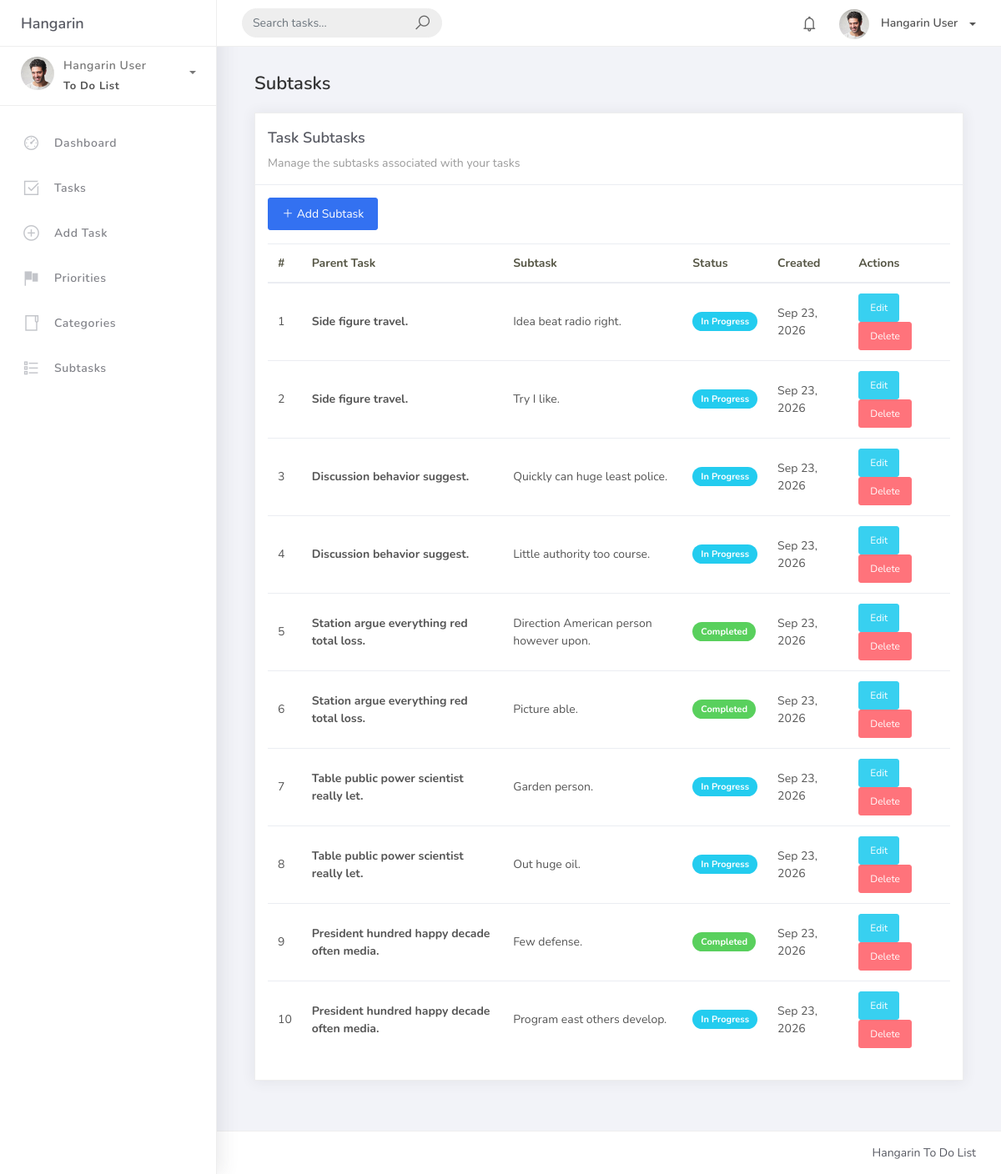
Screenshot of /subtasks/ with the database file from the repository.
### hangarin/models.py (models this page shows, shortened)
class BaseModel(models.Model):
    created_at = models.DateTimeField(auto_now_add=True, db_index=True)
    updated_at = models.DateTimeField(auto_now=True)
    class Meta:
        abstract = True

class SubTask(BaseModel):
    parent_task = models.ForeignKey(
        Task,
        on_delete=models.CASCADE
    )
    title = models.CharField(max_length=250)
    status = models.CharField(
        max_length=50,
        choices=[
            ("Pending", "Pending"),
            ("In Progress", "In Progress"),
            ("Completed", "Completed"),
        ],
        default="Pending"
    )

class Task(BaseModel):
    title = models.CharField(max_length=250)
    description = models.CharField(max_length=500)
    deadline = models.DateTimeField()
    status = models.CharField(
        max_length=50,
        choices=[
            ("Pending", "Pending"),
            ("In Progress", "In Progress"),
            ("Completed", "Completed"),
        ],
        default="Pending"
    )
    category = models.ForeignKey(
        Category,
        on_delete=models.CASCADE
    )
    priority = models.ForeignKey(
        Priority,
        on_delete=models.CASCADE
    )

### hangarin/views.py (the view)
class SubTaskList(ListView):
    model = SubTask
    template_name = "subtask_list.html"
    context_object_name = "subtasks"
    paginate_by = 10
    def get_queryset(self):
        queryset = SubTask.objects.select_related(
            "parent_task"
        ).order_by("-created_at")
        search = self.request.GET.get("q")
        if search:
            queryset = queryset.filter(
                Q(title__icontains=search) |
                Q(status__icontains=search) |
                Q(parent_task__title__icontains=search)
            )
        return queryset

### templates/subtask_list.html (shortened to what this page needs)
{% extends "base.html" %}
{% block content %}
<div class="container-fluid">
    <div class="page-header">
        <h4 class="page-title">Subtasks</h4>
    </div>
    <div class="row">
        <div class="col-md-12">
            <div class="card">
                <div class="card-header">
                    <div class="card-title">
                        Task Subtasks
                    </div>
                    <div class="card-category">
                        Manage the subtasks associated with your tasks
                    </div>
                </div>
                <div class="card-body">
                    <div class="mb-3">
                        <a href="{% url 'subtask-add' %}" class="btn btn-primary">
                            <i class="la la-plus"></i>
                            Add Subtask
                        </a>
                    </div>
                    {% if object_list %}
                    <div class="table-responsive">
                        <table class="table table-hover">
                            <thead>
                                <tr>
                                    <th>#</th>
                                    <th>Parent Task</th>
                                    <th>Subtask</th>
                                    <th>Status</th>
                                    <th>Created</th>
                                    <th>Actions</th>
                                </tr>
                            </thead>
                            <tbody>
                                {% for subtask in object_list %}
                                <tr>
                                    <td>
                                        {{ forloop.counter }}
                                    </td>
                                    <td>
                                        <strong>
                                            {{ subtask.parent_task.title }}
                                        </strong>
                                    </td>
                                    <td>
                                        {{ subtask.title }}
                                    </td>
                                    <td>
                                        {% if subtask.status == "Completed" %}
                                            <span class="badge badge-success">
                                                Completed
                                            </span>
                                        {% elif subtask.status == "In Progress" %}
                                            <span class="badge badge-info">
                                                In Progress
                                            </span>
                                        {% else %}
                                            <span class="badge badge-warning">
                                                Pending
                                            </span>
                                        {% endif %}
                                    </td>
                                    <td>
                                        {{ subtask.created_at|date:"M d, Y" }}
                                    </td>
                                    <td>
                                        <a
                                            href="{% url 'subtask-update' subtask.pk %}"
                                            class="btn btn-sm btn-info"
                                        >
                                            Edit
                                        </a>
                                        <a
                                            href="{% url 'subtask-delete' subtask.pk %}"
                                            class="btn btn-sm btn-danger"
                                        >
                                            Delete
                                        </a>
                                    </td>
                                </tr>
                                {% endfor %}
                            </tbody>
                        </table>
                    </div>
                    {% endif %}
                </div>
            </div>
        </div>
    </div>
</div>
{% endblock %}

### rows the page displays
SubTask: parent_task "Side figure travel.", title "Idea beat radio right.", status "In Progress", created_at "Sep 23, 2026"
SubTask: parent_task "Side figure travel.", title "Try I like.", status "In Progress", created_at "Sep 23, 2026"
SubTask: parent_task "Discussion behavior suggest.", title "Quickly can huge least police.", status "In Progress", created_at "Sep 23, 2026"
SubTask: parent_task "Discussion behavior suggest.", title "Little authority too course.", status "In Progress", created_at "Sep 23, 2026"
SubTask: parent_task "Station argue everything red total loss.", title "Direction American person however upon.", status "Completed", created_at "Sep 23, 2026"
SubTask: parent_task "Station argue everything red total loss.", title "Picture able.", status "Completed", created_at "Sep 23, 2026"
SubTask: parent_task "Table public power scientist really let.", title "Garden person.", status "In Progress", created_at "Sep 23, 2026"
SubTask: parent_task "Table public power scientist really let.", title "Out huge oil.", status "In Progress", created_at "Sep 23, 2026"
SubTask: parent_task "President hundred happy decade often media.", title "Few defense.", status "Completed", created_at "Sep 23, 2026"
SubTask: parent_task "President hundred happy decade often media.", title "Program east others develop.", status "In Progress", created_at "Sep 23, 2026"
